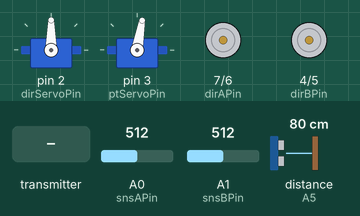
Recording of a sketch running on a simulated Arduino Uno, built with avr-gcc and run on an emulated ATmega328P. Shown: 2 × servo, direction and speed pins drawn as motors (green arrow = direction pin HIGH = forward, orange = LOW = backward, longer = more drive). Wiring (inferred from the names in the program): ultrasonic range finder: trigger A4; echo A5. The test bench sets the inputs (shaded band); at power-on: distance to the obstacle (sensor on A5) 80 cm, A0 (snsAPin) = 512, A1 (snsBPin) = 512. The echo pulse lasts 58.3 µs per cm; no radio packets arrive unless stated; what the sketch prints to the serial monitor is not drawn.

Above: at 1.2 s.
1.3 s: the transmitter starts sending dataRead.2 = 0
At 2.06 s:
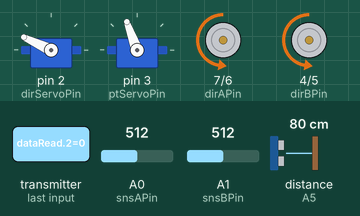
4.3 s: the transmitter starts sending dataRead.0 = 512
At 4.8 s:
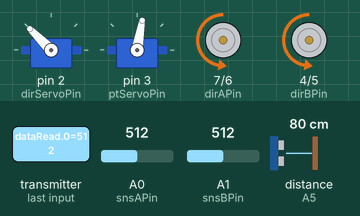
7.3 s: distance to the obstacle (sensor on A5) set to 4 cm
10.3 s: the transmitter starts sending dataRead.3 = 512
At 10.59 s:
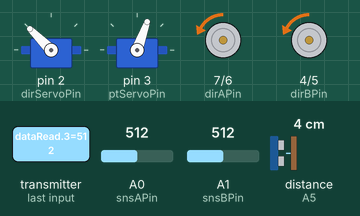
13.3 s: the transmitter starts sending dataRead.1 = 512
At 14.88 s:
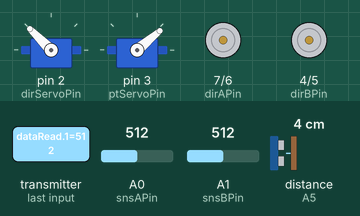
16.3 s: the transmitter starts sending dataRead.0 = 0
At 17.05 s:
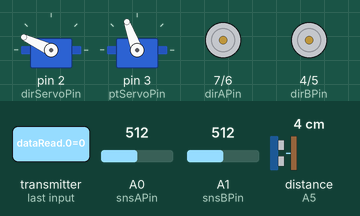
Timing chart, 0 to 22.6 s (numbered marks = the images above; inputs shaded):
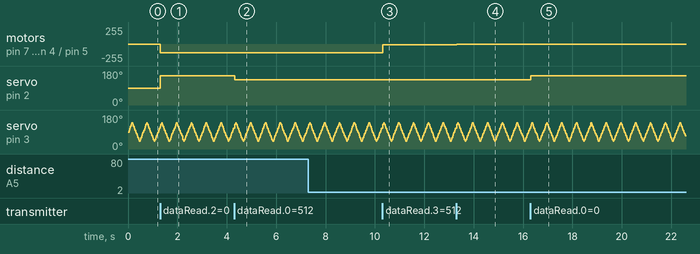

Measured:
- after the input at 1.3 s, motor on pin 7 (dirAPin) / pin 6 (pwmAPin), motor on pin 4 (dirBPin) / pin 5 (pwmBPin): stopped → backward 128/255 at once; servo on pin 2 (dirServoPin): 90° → 155° at once
- after the input at 4.3 s, servo on pin 2 (dirServoPin): 155° → 135° at once
- after the input at 10.3 s, motor on pin 7 (dirAPin) / pin 6 (pwmAPin), motor on pin 4 (dirBPin) / pin 5 (pwmBPin): backward 128/255 → backward 12/255 at once
- after the input at 13.3 s, motor on pin 7 (dirAPin) / pin 6 (pwmAPin), motor on pin 4 (dirBPin) / pin 5 (pwmBPin): backward 12/255 → stopped at once
- after the input at 16.3 s, servo on pin 2 (dirServoPin): 135° → 155° at once
- by itself, servo on pin 3 (ptServoPin): repeats every 0.60 s: 130° 0.03 s, 140° 0.03 s, 130° 0.03 s, 120° 0.03 s, 110° 0.03 s, 100° 0.03 s, 90° 0.03 s, 80° 0.03 s, 70° 0.03 s, 60° 0.03 s, 50° 0.03 s, 40° 0.03 s, 50° 0.03 s, 60° 0.02 s, 70° 0.03 s, 80° 0.03 s, 90° 0.03 s, 100° 0.04 s, 110° 0.02 s, 120° 0.03 s

The sketch:

Exploration_Car.ino
```cpp
// (licence header left out)
// NRF24L01
#include <SPI.h>
#include "RF24.h"
RF24 radio(9, 10);                // define the object to control NRF24L01
const byte addresses[6] = "Free1";// define communication address which should correspond to remote control
// servo
#include <Servo.h>
Servo dirServo;                  // define servo to control turning of smart car
const int dirServoPin = 2;        // define pin for signal line of the last servo
const float dirServoOffset = 0;   // define a variable for deviation(degree) of the last servo
Servo ptServo;                   // define servo to control the pan tilt
const int ptServoPin = 3;         // define pin for signal line of the last servo
const float ptServoOffset = 0;    // define a variable for deviation(degree) of the last servo
// motor
const int dirAPin = 7,            // define pin used to control rotational direction of motor A
          pwmAPin = 6,            // define pin for PWM used to control rotational speed of motor A
          dirBPin = 4,            // define pin used to control rotational direction of motor B
          pwmBPin = 5,            // define pin for PWM used to control rotational speed of motor B
          snsAPin = A0,           // define pin for detecting current of motor A
          snsBPin = A1;           // define pin for detecting current of motor B
const byte motorSpeed = 128;      // define motor speed(0-255)
#define FORWARD LOW
#define BACKWARD HIGH
// ultrasonic ranging
const int trigPin = A4;           // define Trig pin for ultrasonic ranging module
const int echoPin = A5;           // define Echo pin for ultrasonic ranging module
const float maxDistance = 200;    // define the range(cm) for ultrasonic ranging module
const float soundVelocity = 340;  // define sound velocity = 340 m/s
const float rangingTimeOut = 2 * maxDistance / 100 / soundVelocity * 1000000; // define the timeout(ms) for ultrasonic ranging module
// scan distance of obstacle
const int ptScanInterval = 10;    // define the interval(degree) of each scan
const int ptScanTimes = 11;       // define the number of scan times per cycle
byte scanDistance[ptScanTimes];   // define an array to save scan data
// wireless communication
int dataRead[4];                  // define array used to save the read data
int dataWrite[ptScanTimes + 2];   // define array used to save the write data
const unsigned long wirelessOvertime = 200; // define communication overtime(ms)
unsigned long lastReceivedSignal; // define a variable to save the time(ms) of last received the signal
// multi task time allocation
const int scanInterval = 30;      // define the interval(ms) of each scan

void setup() {
  // serial port
  Serial.begin(115200);
  // NRF24L01
  radio.begin();                      // initialize RF24
  radio.setPALevel(RF24_PA_LOW);      // set power amplifier (PA) level
  radio.setDataRate(RF24_1MBPS);      // set data rate through the air
  radio.setRetries(0, 15);            // set the number and delay of retries
  radio.openWritingPipe(addresses);   // open a pipe for writing
  radio.openReadingPipe(1, addresses);// open a pipe for reading
  radio.startListening();             // start monitoringtart listening on the pipes opened
  // servo
  dirServo.attach(dirServoPin); // attaches the servo on dirServoPin to the servo object
  ptServo.attach(ptServoPin);   // attaches the servo on ptServoPin to the servo object
  // motor
  pinMode(dirAPin, OUTPUT);     // set dirAPin to output mode
  pinMode(pwmAPin, OUTPUT);     // set pwmAPin to output mode
  pinMode(dirBPin, OUTPUT);     // set dirBPin to output mode
  pinMode(pwmBPin, OUTPUT);     // set pwmBPin to output mode
  // ultrasonic ranging module
  pinMode(trigPin, OUTPUT);     // set trigPin to output mode
  pinMode(echoPin, INPUT);      // set echoPin to input mode
  // initialize the array
  for (int i = 0; i < ptScanTimes; i++)
    scanDistance[i] = maxDistance;
}

void loop()
{
  unsigned long ms = millis();
  static unsigned long lastScan = ms;

  // scan distance of obstacle
  // this task will be executed every scanInterval ms
  if (ms - lastScan >= scanInterval) {
    scan();
    lastScan = ms / scanInterval * scanInterval;
  }

  // save scan distance
  for (int i = 0; i < ptScanTimes; i++)
    dataWrite[i] = scanDistance[i];

  // save motor current
  float iMotorA = analogRead(snsAPin) * 5.0 / 1024 / 30 / 0.05; // motor A current(A)
  float iMotorB = analogRead(snsBPin) * 5.0 / 1024 / 30 / 0.05; // motor B current(A)
  iMotorA *= 100;
  iMotorB *= 100;
  dataWrite[ptScanTimes] = iMotorA;
  dataWrite[ptScanTimes + 1] = iMotorB;

  // read radio data
  if ( radio.available()) {             // if receive the data
    while (radio.available()) {         // read all the data
      radio.read(dataRead, sizeof(dataRead));   // read data
    }
    delay(5);

    // write radio data
    radio.stopListening();              // stop monitoring
    radio.write(dataWrite, sizeof(dataWrite));  // write data
    radio.startListening();             // start monitoring

    // calculate the angle of turning
    int dirServoDegree = map(dataRead[2], 0, 1023, 135, 45) - (dataRead[0] - 512) / 25;
    // calculate speed of moving
    int motorSpd = dataRead[3] - 512 + (dataRead[1] - 512) / 10;
    bool motorDir = motorSpd > 0 ? BACKWARD : FORWARD;
    motorSpd = abs(constrain(motorSpd, -512, 512));
    motorSpd = map(motorSpd, 0, 512, 0, motorSpeed);

    // control the turning and moving of the car
    ctrlCar(dirServoDegree, motorDir, motorSpd);

    // save the time of last received the wireless signal
    lastReceivedSignal = millis();
  }
  else {
    // if lose wireless signal for a long time
    if (millis() - lastReceivedSignal >= wirelessOvertime) {
      // stop the car
      analogWrite(pwmAPin, 0);
      analogWrite(pwmBPin, 0);
    }
  }
}

void scan() {
  static byte ptAngle = 90;
  static bool pdDir = true;
  // calculate dependent variables
  int minAngle = (180 - ptScanInterval * (ptScanTimes - 1)) / 2;
  int maxAngle = 180 - minAngle;
  int index = (ptAngle - minAngle) / ptScanInterval;
  // detect the current distance from obstacle
  scanDistance[index] = getDistance();
  // send measured distance to the serial port
  Serial.print(scanDistance[index]);
  if (ptAngle >= maxAngle) {
    pdDir = false;
    Serial.print("; ");
  }
  else if (ptAngle <= minAngle) {
    pdDir = true;
    Serial.print("\n");
  }
  else
    Serial.print(", ");
  // turn pan tilt to the next position
  pdDir ? ptAngle += ptScanInterval : ptAngle -= ptScanInterval;
  ptServo.write(ptAngle + ptServoOffset);
}

void getNearest(int *angle, int *distance) {
  *distance = maxDistance;
  *angle = 90;
  // calculate nearst obstacle's angle and distance
  for (int i = 0; i < ptScanTimes; i++) {
    if (scanDistance[i] < *distance) {
      *distance = scanDistance[i];
      *angle = (180 - ptScanInterval * (ptScanTimes - 1)) / 2 + i * ptScanInterval;
    }
  }
}

float getDistance() {
  unsigned long pingTime; // save the high level time returned by ultrasonic ranging module
  float distance;         // save the distance away from obstacle
  // set the trigPin output 10us high level to make the ultrasonic ranging module start to measure
  digitalWrite(trigPin, HIGH);
  delayMicroseconds(10);
  digitalWrite(trigPin, LOW);
  // get the high level time returned by ultrasonic ranging module
  pingTime = pulseIn(echoPin, HIGH, rangingTimeOut);
  // calculate the obstacle distance
  if (pingTime != 0) {  // if the measure is not overtime
    distance = pingTime * soundVelocity / 2 / 10000;  // calculate the obstacle distance(cm) according to the time of high level returned
    return distance;    // return distance(cm)
  }
  else                  // if the measure is overtime
    return maxDistance; // returns the maximum distance(cm)
}

void ctrlCar(byte dirServoDegree, bool motorDir, byte motorSpd) {
  dirServo.write(dirServoDegree + dirServoOffset);
  digitalWrite(dirAPin, motorDir);
  digitalWrite(dirBPin, motorDir);
  analogWrite(pwmAPin, motorSpd);
  analogWrite(pwmBPin, motorSpd);
}
```
